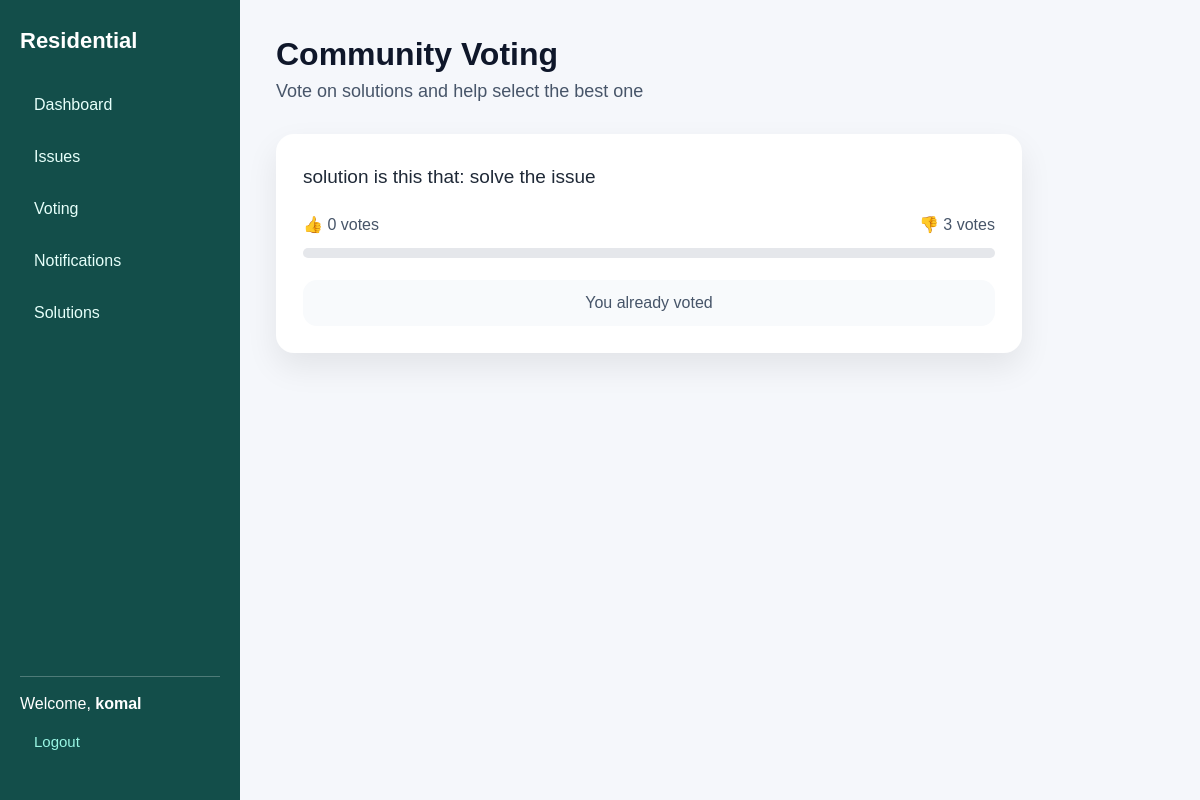
The app's page /voting/ (signed in) with its own data.
### CrowdSolver/models.py (models this page shows, shortened)
class Solution(models.Model):
    created_by = models.ForeignKey(Member, on_delete=models.CASCADE, related_name='solutions')
    issue = models.ForeignKey(Issues, on_delete=models.CASCADE, related_name='solutions')
    solution_description=models.TextField()
    is_approved = models.BooleanField(default=False)

### CrowdSolver/views.py (the view, shortened to what this page needs)
# urls.py: path('voting/', views.voting, name='voting'),
def voting(request):
    member_id = request.session.get('member_id')
    selected_user_id = request.GET.get('user_id')
    suggestions = None
    if selected_user_id:
        suggestions = Solution.objects.filter(created_by=selected_user_id, is_approved=True).select_related('issue', 'created_by')
    all_member = Member.objects.all()
    if not member_id:
        return redirect('memberlogin')
    solutions = Solution.objects.filter(is_approved=True, issue__created_by=member_id).select_related('issue', 'created_by')
    for sol in solutions:
        approve_count = sol.votes.filter(choice=Vote.APPROVE).count()
        reject_count = sol.votes.filter(choice=Vote.REJECT).count()
        total = approve_count + reject_count
        sol.approve_votes = approve_count
        sol.reject_votes = reject_count
        if total > 0:
            sol.approve_percentage = (approve_count / total) * 100
            sol.reject_percentage = (reject_count / total) * 100
        else:
            sol.approve_percentage = 0
            sol.reject_percentage = 0
        sol.user_voted = False
        if member_id:
            sol.user_voted = sol.votes.filter(voter_id=member_id).exists()
        sol.can_vote = sol.issue.solutions.filter(is_approved=True)
    return render(request, 'voting.html', {'solutions': solutions, 'member_id': member_id, 'all_member': all_member,'suggestions':suggestions})

### CrowdSolver/templates/voting.html (shortened to what this page needs)
{% extends "base.html" %}
{% block content %}
<div class="vote-page">
    <div class="vote-header">
        <h2>Community Voting</h2>
        <p>Vote on solutions and help select the best one</p>
    </div>
    <div class="vote-grid">
    {% for solution in solutions %}
        <div class="vote-card">
            <div class="solution-text">
                {{ solution.solution_description }}
            </div>
            <div class="vote-stats">
                <span>👍 {{ solution.approve_votes }} votes</span>
                <span>👎 {{ solution.reject_votes }} votes</span>
            </div>
            <div class="progress">
            </div>
            {% if solution.user_voted %}
                <div class="vote-action">You already voted</div>
            {% else %}
                <div class="vote-action">Voting starts after 2+ approved solutions</div>
            {% endif %}
        </div>
    {% empty %}
        <p>No solutions available.</p>
    {% endfor %}
    </div>
</div>
{% endblock %}

### CrowdSolver/templates/base.html (style rules this page uses)
* { box-sizing:border-box; font-family:'Poppins',sans-serif; }
body { margin:0; background:#f5f7fb; display:flex; }

### CrowdSolver/templates/voting.html (style rules this page uses)
.vote-page { max-width:1200px; }
.vote-header { margin-bottom:32px; }
.vote-header h2 { margin:0; font-size:32px; font-weight:700; color:#0f172a; }
.vote-header p { margin-top:8px; font-size:18px; color:#475569; }
.vote-grid { display:grid; grid-template-columns:repeat(auto-fit,minmax(360px,1fr)); gap:28px; }
.vote-card { background: #ffffff; width: 84%; padding: 27px; border-radius: 18px; box-shadow: 0 14px 32px rgba(0,0,0,0.08); display: flex; flex-direction: column; }
.solution-text { font-size:19px; line-height:1.7; color:#1f2937; margin-bottom:22px; }
.vote-stats { display:flex; justify-content:space-between; font-size:16px; font-weight:500; color:#475569; margin-bottom:14px; }
.progress { height:10px; background:#e5e7eb; border-radius:999px; overflow:hidden; margin-bottom:22px; }
.vote-action { background:#f8fafc; padding:14px; border-radius:14px; text-align:center; font-size:16px; font-weight:500; color:#475569; }

### records on screen
Solution: solution_description "solution is this that: solve the issue", approve_votes "0", reject_votes "3", shows "You already voted"

### other values on screen
{{ request.session.member_name }} "komal"
